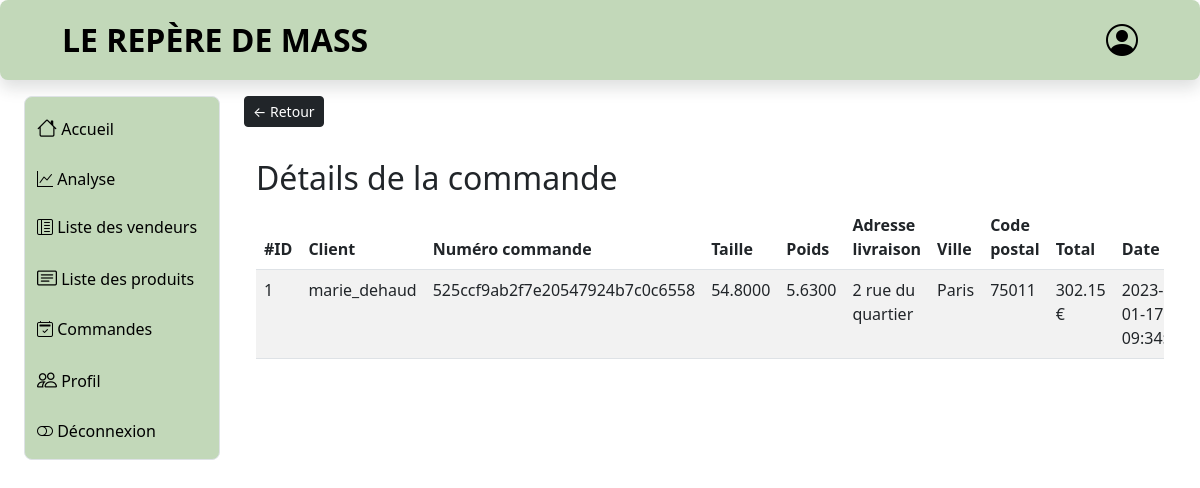
The page /profil/admin/afficher_commande.php?id=1 (signed in) on the database its author committed.
### tables this page shows
CREATE TABLE `commande` (
  `id` int NOT NULL,
  `id_client` int NOT NULL,
  `nom_prenom` varchar(70) NOT NULL,
  `total` decimal(7,2) NOT NULL,
  `numero_commande` varchar(100) NOT NULL,
  `taille` decimal(10,4) NOT NULL,
  `poids` decimal(10,4) NOT NULL,
  `adresse_livraison` varchar(150) NOT NULL,
  `ville` varchar(150) NOT NULL,
  `code_postal` int NOT NULL,
  `valide` int DEFAULT '0',
  `commande_livre` int NOT NULL DEFAULT '0',
  `date_creation` datetime NOT NULL DEFAULT CURRENT_TIMESTAMP,
  `livraison` varchar(15) NOT NULL,
  `commission` decimal(5,2) NOT NULL DEFAULT '0.00',
  `id_livreur` int DEFAULT NULL
);

CREATE TABLE `utilisateurs` (
  `id` int NOT NULL,
  `nom` varchar(100) NOT NULL,
  `prenom` varchar(100) NOT NULL,
  `pseudo` varchar(100) NOT NULL,
  `ville` varchar(100) NOT NULL,
  `email` varchar(100) NOT NULL,
  `password` text NOT NULL,
  `abonnement` tinyint(1) NOT NULL DEFAULT '0',
  `statut` varchar(40) NOT NULL DEFAULT 'client',
  `token` text NOT NULL,
  `date_inscription` datetime NOT NULL DEFAULT CURRENT_TIMESTAMP
);

### profil/admin/afficher_commande.php (the view, shortened to what this page needs)
<!DOCTYPE html>
<html lang="fr">
<head>
    <link href="../css/bootstrap.css" rel="stylesheet">
    <link href="../css/bootstrap-icons.css" rel="stylesheet">
    <link href="../css/sidenav.css" rel="stylesheet">
    <link href="../css/header2.css" rel="stylesheet">
    <link href="../css/index.css" rel="stylesheet">
    <link href="../css/profilpage.css" rel="stylesheet">
</head>
<body>
    <header class="shadow rounded-3 bg-light" id="header-box">
        <div class="container-fluid col-11" id="header-container">
            <div class=" d-flex align-items-center justify-content-between">
                <div class="py-3 col-sm-auto justify-content-center">
                    <div id="title">LE REPÈRE DE MASS</div>
                </div>
                <div class="text-end">
                    <a href="main_ad.php" class="d-block link-dark text-decoration-none">
                        <i id="log-logo" class="bi bi-person-circle"></i>
                    </a>
                </div>
            </div>
        </div>
    </header>
    <div class="mt-3 container-fluid pb-3 flex-grow-1 d-flex flex-column flex-sm-row overflow-auto">
        <div class="row flex-grow-sm-1 flex-grow-0 container-fluid">
            <?php include 'barre_navigation_ad.php';?>
            <main class="col overflow-auto h-100 w-100">
                <a class="btn btn-dark btn-sm" href="commande.php">← Retour</a><br><br>
                <div class="container py-2">
                    <?php
                        require_once '../../include/config.php';
                        $idCommande = $_GET['id'];
                        $sqlState = $bdd->prepare('SELECT commande.*,utilisateurs.pseudo as "pseudo" FROM commande
                                    INNER JOIN utilisateurs ON commande.id_client = utilisateurs.id
                                                                    WHERE commande.id = ?
                                                                    ORDER BY commande.date_creation DESC');
                        $sqlState->execute([$idCommande]);
                        $commande = $sqlState->fetch(PDO::FETCH_ASSOC);
                    ?>
                    <h2>Détails de la commande</h2>
                    <table class="table table-striped table-hover">
                        <thead>
                            <tr>
                                <th>#ID</th>
                                <th>Client</th>
                                <th>Numéro commande</th>
                                <th>Taille</th>
                                <th>Poids</th>
                                <th>Adresse livraison </th>
                                <th>Ville</th>
                                <th>Code postal </th>
                                <th>Total</th>
                                <th>Date</th>
                            </tr>
                        </thead>
                        <tbody>
                            <tr>
                                <td><?php echo $commande['id'] ?></td>
                                <td><?php echo $commande['pseudo'] ?></td>
                                <td><?php echo $commande['numero_commande'] ?></td>
                                <td><?php echo $commande['taille'] ?></td>
                                <td><?php echo $commande['poids'] ?></td>
                                <td><?php echo $commande['adresse_livraison'] ?></td>
                                <td><?php echo $commande['ville'] ?></td>
                                <td><?php echo $commande['code_postal'] ?></td>
                                <td><?php echo $commande['total'].' €'?> </td>
                                <td><?php echo $commande['date_creation'] ?></td>
                            </tr>
                        </tbody>
                    </table>
                </div>
            </main>
        </div>
    </div>
</body>
</html>

### profil/css/sidenav.css (style rules this page uses)
i,a { color: black; }

### profil/css/header2.css (style rules this page uses)
* { font-family: system-ui, -apple-system, BlinkMacSystemFont, 'Segoe UI', Roboto, Oxygen, Ubuntu, Cantarell, 'Open Sans', 'Helvetica Neue', sans-serif; }
#title { color: black; font-size:xx-large; font-weight: 700; }

### profil/css/index.css (style rules this page uses)
[class*='container'] { background-clip: content-box; }
.row [class*='col'] { background-clip: content-box; }
#log-logo { font-size: xx-large; }

### rows shown on the page
commande: id "1", utilisateurs.pseudo "marie_dehaud", numero_commande "525ccf9ab2f7e20547924b7c0c6558", taille "54.8000", poids "5.6300", adresse_livraison "2 rue du quartier", ville "Paris", code_postal "75011", total "302.15", date_creation "2023-01-17…"
